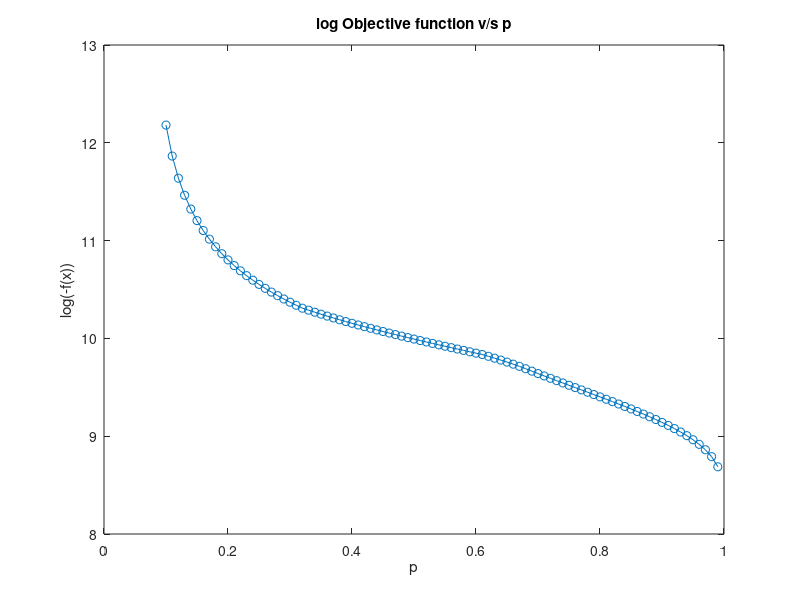
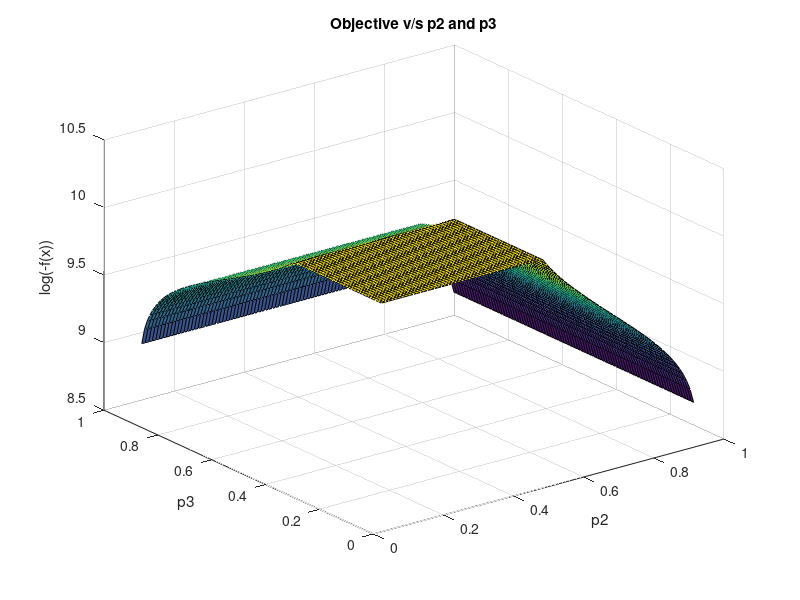
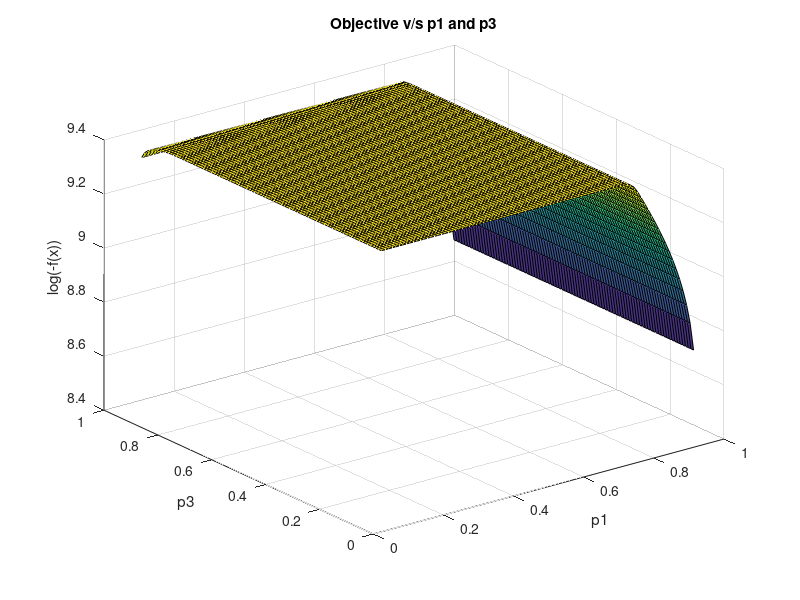
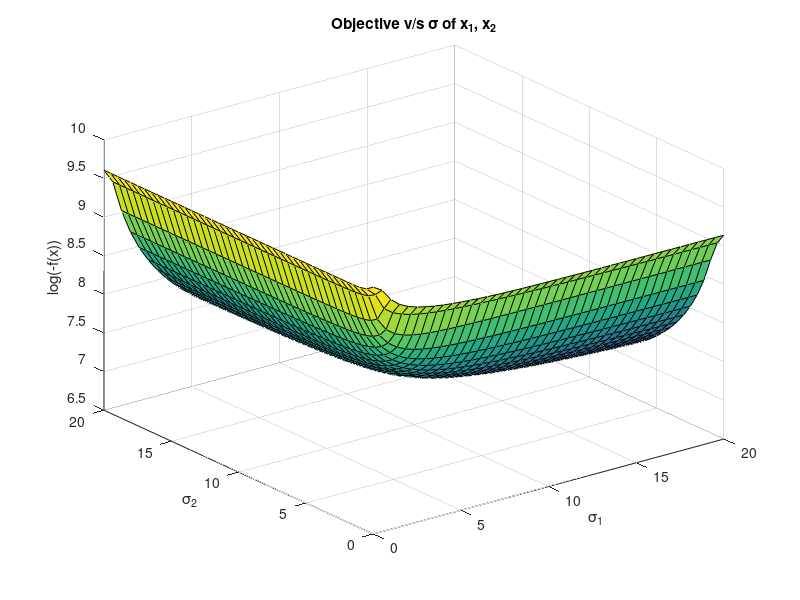

Reproduce these figures in MATLAB, in order. (Note: this script raises an error after producing the figures.)
close all;
clear;
clc;

load('results/problem1.mat');

%%%%%%%%%%%%%%%%%%%%%%%%%%%%%%%%%%%%%%%%%%%%%%%%%%%%%%%%%%%%%%%%%%%%%%%%%
%% Plot
fig = figure;
plot(prange, log(-obj), '-o');
xlabel('p');
ylabel('log(-f(x))');
title('log Objective function v/s p');
saveas(fig, 'log Objective function vp.png');
close(fig);

% P2 v/s P3
fig = figure;
surf(ppx, ppy, log(-objP2P3));
xlabel('p2');
ylabel('p3');
zlabel('log(-f(x))');
title('Objective v/s p2 and p3');
saveas(fig, 'Objective v p2 and p3.png');
close(fig);

% P1 v/s P3
fig = figure;
surf(ppx, ppy, log(-objP1P3));
xlabel('p1');
ylabel('p3');
zlabel('log(-f(x))');
title('Objective v/s p1 and p3');
saveas(fig, 'Objective v p1 and p3.png');
close(fig);

% Objective v/s Variances of coefficients of x1, x2
fig = figure;
surf(scales, scales, log(-objscale));
xlabel('\sigma_1');
ylabel('\sigma_2');
zlabel('log(-f(x))');
title('Objective v/s \sigma of x_1, x_2');
saveas(fig, 'Objective v sigma of x_1, x_2.png');
close(fig);

% Variance of x1, x2 w.r.t. change in 1
fig = figure;
hold on;
plot(scales, x_var(:, 10, 1), '-o');
plot(scales, x_var(:, 10, 2), '-o');
legend('x_1', 'x_2');
hold off;
xlabel('Scale (s_1)');
ylabel('Coordinates (x_1, x_2)');
title('Coordinates v/s scale 1');
saveas(fig, 'Coordinates v scale 1.png');
close(fig);
    
% Variance of x1, x2 w.r.t. change in 2
fig = figure;
hold on;
plot(scales, x_var(10, :, 1), '-o');
plot(scales, x_var(10, :, 2), '-o');
legend('x_1', 'x_2');
hold off;
xlabel('Scale (s_2)');
ylabel('Coordinates (x_1, x_2)');
title('Coordinates v/s scale 2');
saveas(fig, 'Coordinates v scale 2.png');

toc;

